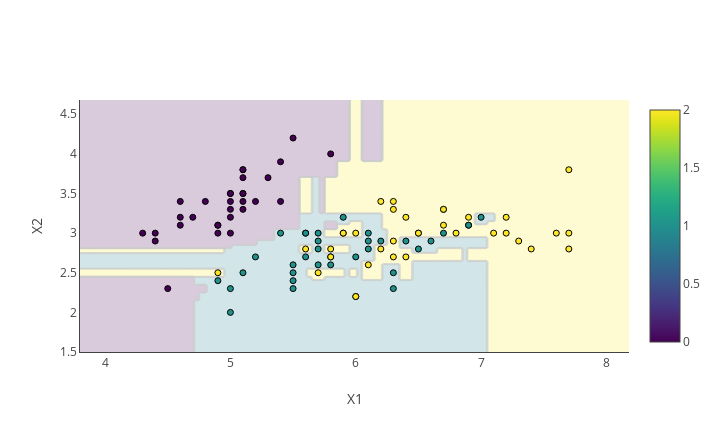

The notebook cell this image was saved under:
### Markdown cell above
#### Vizualizing boundaries

### Code cell
%matplotlib inline
from skater.core.visualizer import decision_boundary as db
_, _ = db.plot_decision_boundary(clf, X0=X_train.iloc[:, 0], X1=X_train.iloc[:, 1], 
                                 Y=y_train, mode='interactive', height=6, width=10, file_name='iplot')

### Figure 1 — Plotly figure (JSON) as saved in the notebook; plotly's stock layout.template omitted (floating-point values rounded to 4 significant figures; data arrays with more than 128 entries replaced by an {"elided": "..."} marker saying what was removed)
{"data": [{"colorscale": "Viridis", "opacity": 0.2, "showscale": false, "type": "contour", "uid": "9731aee4-bf5e-11e8-90b3-0a8c2f127942", "x": {"elided": "220 float values"}, "xaxis": "x", "y": {"elided": "160 float values"}, "yaxis": "y", "z": {"elided": "160x220 int values"}}, {"marker": {"color": [1, 2, 1, 0, 2, 1, 0, 0, 0, 1, 2, 0, 0, 0, 1, 0, 1, 2, 0, 1, 2, 0, 2, 2, 1, 1, 2, 1, 0, 1, 2, 0, 0, 1, 1, 0, 2, 0, 0, 1, 1, 2, 1, 2, 2, 1, 0, 0, 2, 2, 0, 0, 0, 1, 2, 0, 2, 2, 0, 1, 1, 2, 1, 2, 0, 2, 1, 2, 1, 1, 1, 0, 1, 1, 0, 1, 2, 2, 0, 1, 2, 2, 0, 2, 0, 1, 2, 2, 1, 2, 1, 1, 2, 2, 0, 1, 2, 0, 1, 2], "colorscale": "Viridis", "line": {"color": "black", "width": 1}, "showscale": true}, "mode": "markers", "showlegend": false, "type": "scatter", "uid": "9731aee5-bf5e-11e8-90b3-0a8c2f127942", "x": [5.7, 7.6, 5.6, 5.1, 7.7, 5.8, 5.2, 5, 5.1, 5, 6.3, 4.8, 5, 5.1, 5.6, 5.1, 5.7, 7.7, 4.6, 6.2, 5.7, 5.5, 6, 5.8, 6, 5.4, 6.2, 5.5, 5.4, 5, 6.4, 5, 5, 5.5, 6.7, 4.9, 5.8, 5, 5, 5.9, 5.1, 6.9, 6, 6.1, 7.7, 5.5, 4.4, 4.3, 6, 7.2, 4.6, 5.1, 4.4, 6.3, 6.3, 4.6, 6.8, 6.3, 4.7, 6.1, 6.5, 6.2, 7, 6.4, 5.1, 6.9, 5.9, 6.5, 5.7, 5.2, 6.1, 4.5, 6.6, 5.5, 5.3, 5.6, 7.3, 6.7, 5.1, 4.9, 6.7, 7.2, 4.9, 6.7, 4.9, 6.9, 7.4, 6.3, 5.7, 6.5, 6.3, 6.4, 5.6, 5.9, 5.4, 6.1, 4.9, 5.8, 5.8, 7.1], "xaxis": "x", "y": [2.9, 3, 3, 3.5, 2.8, 2.7, 3.4, 3.5, 3.8, 2, 2.7, 3.4, 3, 3.3, 2.7, 3.4, 3, 3.8, 3.2, 2.9, 2.5, 4.2, 3, 2.7, 2.2, 3, 3.4, 2.3, 3.9, 2.3, 2.7, 3.3, 3.2, 2.4, 3, 3.1, 2.8, 3.4, 3.5, 3.2, 2.5, 3.2, 2.7, 2.6, 3, 2.5, 2.9, 3, 2.2, 3.2, 3.1, 3.5, 3, 2.5, 3.4, 3.4, 3, 3.3, 3.2, 2.9, 2.8, 2.8, 3.2, 3.2, 3.8, 3.1, 3, 3, 2.6, 2.7, 3, 2.3, 2.9, 2.6, 3.7, 3, 2.9, 3.3, 3.7, 2.4, 3.3, 3, 3.1, 3.1, 3, 3.1, 2.8, 2.9, 2.8, 3, 2.3, 2.9, 2.8, 3, 3.4, 2.8, 2.5, 4, 2.6, 3], "yaxis": "y"}], "layout": {"height": 432, "plot_bgcolor": "rgba(0, 0, 0, 0)", "width": 720, "xaxis": {"anchor": "y", "autorange": true, "domain": [0, 1], "showgrid": false, "showline": true, "showticklabels": true, "ticks": "", "title": "X1", "zeroline": false}, "yaxis": {"anchor": "x", "autorange": true, "domain": [0, 1], "showgrid": false, "showline": true, "showticklabels": true, "ticks": "", "title": "X2", "zeroline": false}}}
